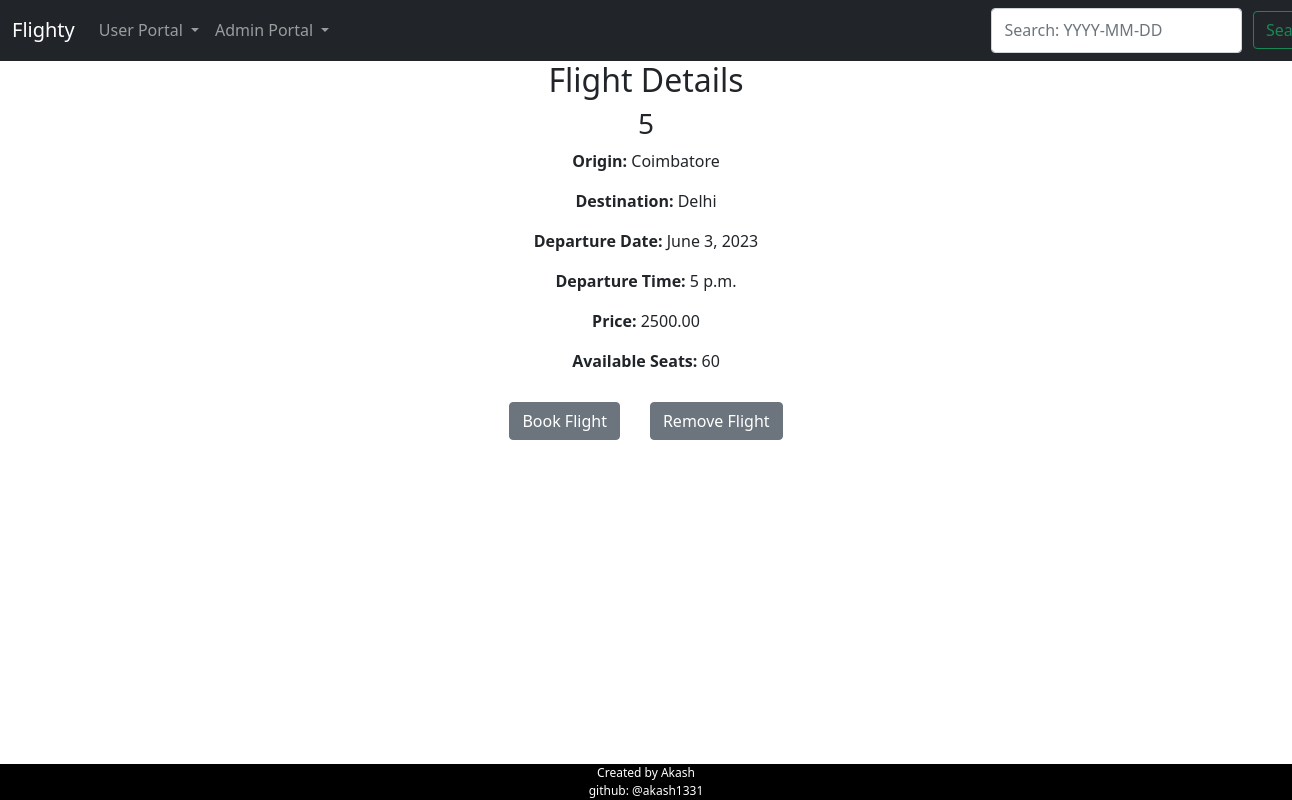
/user/flight/2/ (signed in), run on an earlier commit of the app's database.
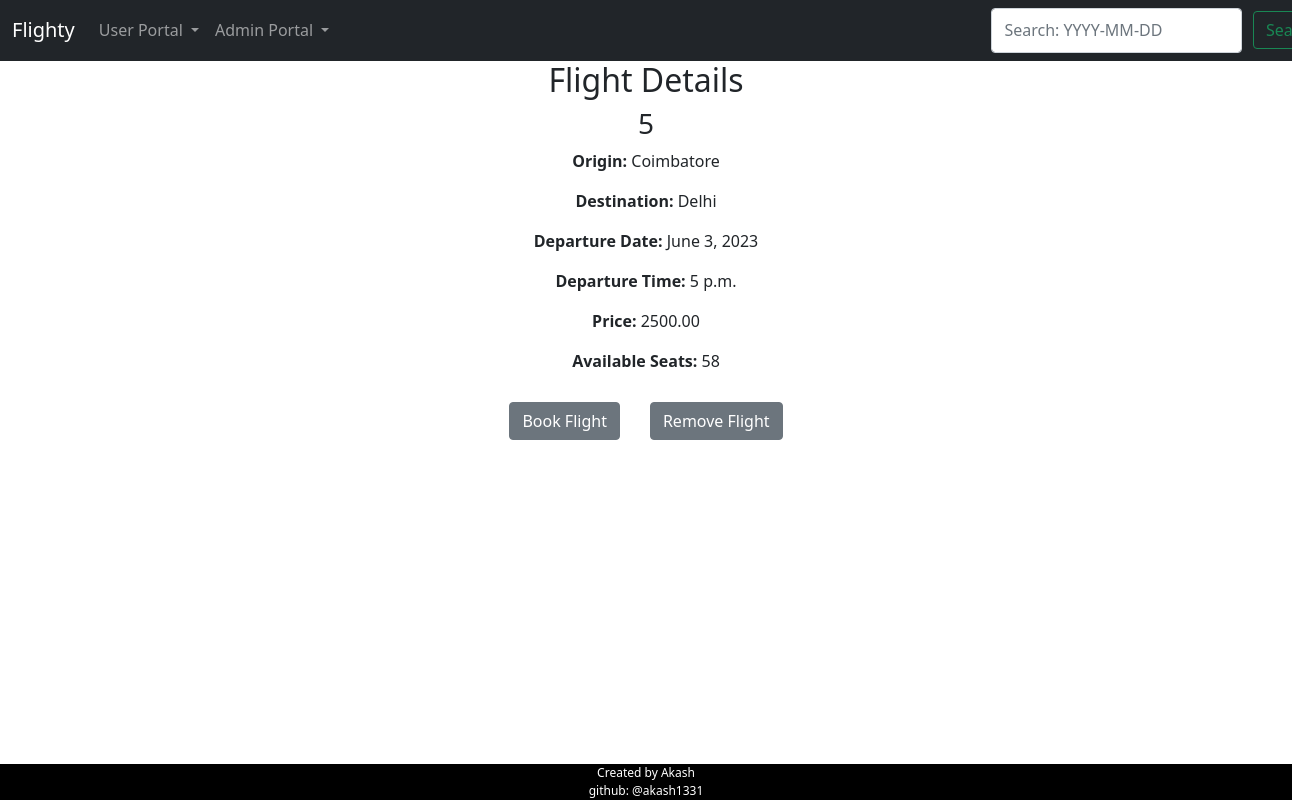
And on a later commit of the database.
### ftb/models.py (models this page shows, shortened)
class Flight(models.Model):
    flight_number = models.CharField(max_length=10,null=True)
    flight_name = models.CharField(max_length=100,null=True)
    origin = models.CharField(max_length=100,null=True)
    destination = models.CharField(max_length=100,null=True)
    departure_date = models.DateField()
    departure_time = models.TimeField(null=True)
    price = models.DecimalField(max_digits=10, decimal_places=2,null=True)
    available_seats = models.IntegerField(default=60)

### ftb/views.py (the view)
# urls.py: path('user/flight/<int:flight_id>/', flight_details, name='flight_details'),
@login_required
def flight_details(request, flight_id):
    flight = Flight.objects.get(pk=flight_id)
    return render(request, 'booking/flight_details.html', {'flight': flight})

### ftb/templates/booking/flight_details.html (shortened to what this page needs)
<!DOCTYPE html>
{% extends 'booking/base.html' %}
  {% block content %}
  <h2>Flight Details</h2>
  <h3>{{ flight.flight_number }}</h3>
  <p><b>Origin:</b> {{ flight.origin }}</p>
  <p><b>Destination:</b> {{ flight.destination }}</p>
  <p><b>Departure Date:</b> {{ flight.departure_date }}</p>
  <p><b>Departure Time:</b> {{ flight.departure_time }}</p>
  <p><b>Price:</b> {{ flight.price }}</p>
  <p><b>Available Seats:</b> {{ flight.available_seats }}</p>
  {% if user.is_authenticated %}
  <button type="button" class="btn btn-secondary">
    <a href="{% url 'ftb:book_flight' flight.id %}">Book Flight</a>
  </button>
  {% endif %}
  {% if user.is_superuser %}
  <button type="button" class="btn btn-secondary">
    <a href="{% url 'ftb:admin_remove_flight' flight.id %}">Remove Flight</a>
  </button>
  {% endif %}
{% endblock %}

What changed in the data, as far as the page shows it:
changed Flight "Coimbatore": available_seats "60" → "58"
